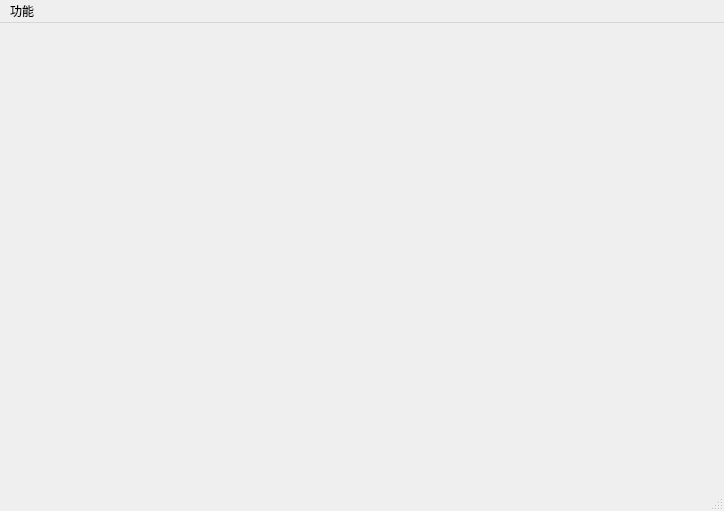
<?xml version="1.0" encoding="UTF-8"?>
<ui version="4.0">
 <class>imageWin</class>
 <widget class="QMainWindow" name="imageWin">
  <property name="geometry">
   <rect>
    <x>0</x>
    <y>0</y>
    <width>724</width>
    <height>511</height>
   </rect>
  </property>
  <property name="windowTitle">
   <string>MainWindow</string>
  </property>
  <widget class="QWidget" name="centralwidget"/>
  <widget class="QMenuBar" name="menubar">
   <property name="geometry">
    <rect>
     <x>0</x>
     <y>0</y>
     <width>724</width>
     <height>23</height>
    </rect>
   </property>
   <widget class="QMenu" name="menu">
    <property name="title">
     <string>功能</string>
    </property>
    <addaction name="action"/>
   </widget>
   <addaction name="menu"/>
  </widget>
  <widget class="QStatusBar" name="statusbar"/>
  <action name="action">
   <property name="text">
    <string>重绘</string>
   </property>
  </action>
 </widget>
 <resources/>
 <connections/>
</ui>
